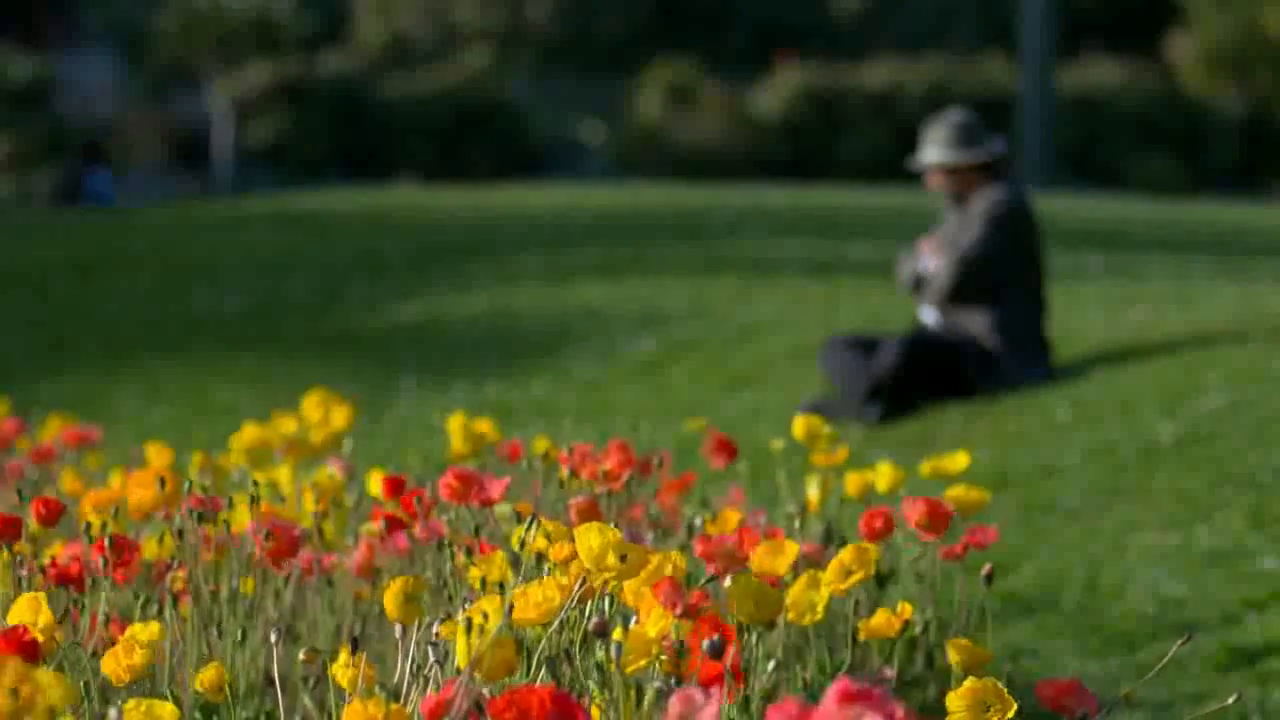
#> input picture frame 28 of aula04/video.mp4, 1280 x 720 px, given in place of IFMA_caxias.mp4, which was not available
$ python 1.py
#> lines starting #> are read from the running program, lines starting #| are printed output that depends on the picture; after the words box and inside, x2 and y2 are one past the last pixel; in counts of white or black regions, pixels touching at a corner belong together
import cv2
import numpy as np

path_video = '../aula03/IFMA_caxias.mp4'

capture = cv2.VideoCapture(path_video)

frame_width = capture.get(cv2.CAP_PROP_FRAME_WIDTH)
frame_height = capture.get(cv2.CAP_PROP_FRAME_HEIGHT)
fps = capture.get(cv2.CAP_PROP_FPS)

if not capture.isOpened():
    print("Erro ao acessar camera")
else:
    fourcc = cv2.VideoWriter_fourcc('X', 'V', 'I', 'D')
    while capture.isOpened():
        ret, frame = capture.read()
#> frame is the input picture: shape (720, 1280, 3); mean B, G, R 33, 76.4, 73.8
        if ret is True:
            frame = cv2.Canny(frame,100,300)
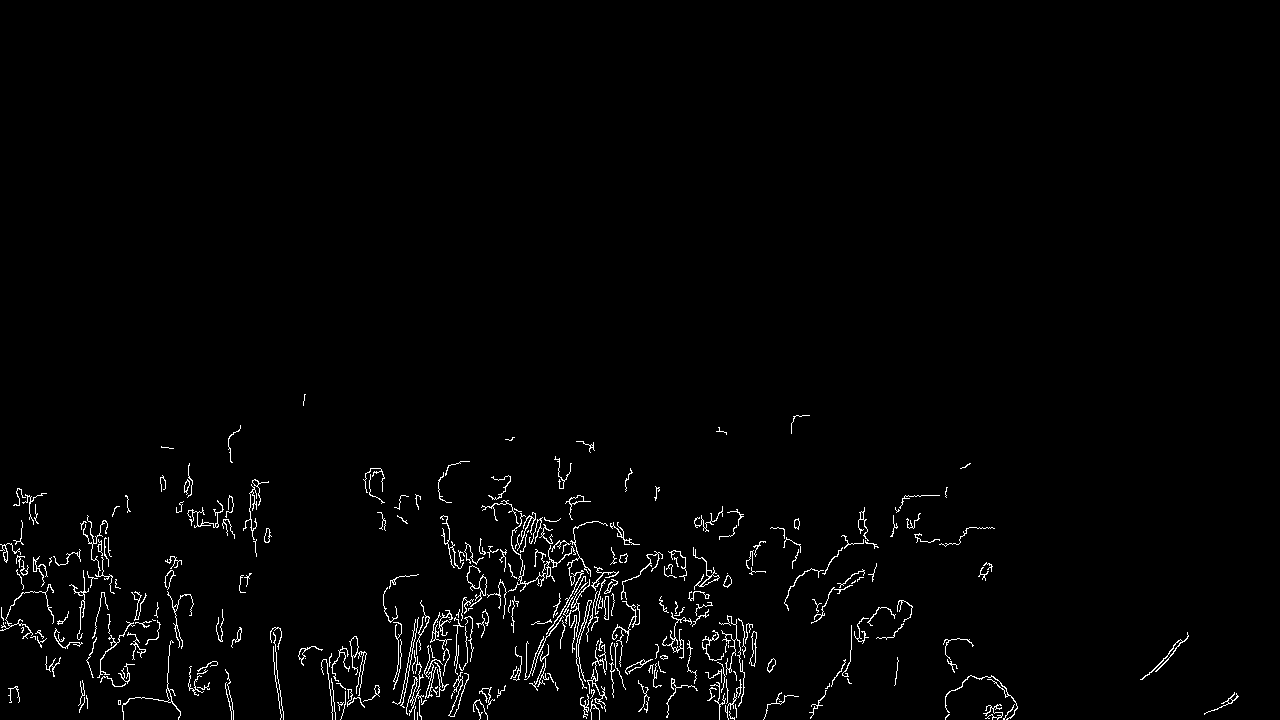
#> frame: shape (720, 1280); 1.8% white in thin lines or dots, all inside (x1, y1, x2, y2) = (0, 394, 1239, 720)

            cv2.imshow('CAMPUS CAXIAS', frame)

            if cv2.waitKey(20) & 0xFF == ord('q'):
#> (key q is pressed here)
                break

        else: break

capture.release()
cv2.destroyAllWindows()

$ run again, starting later in the video
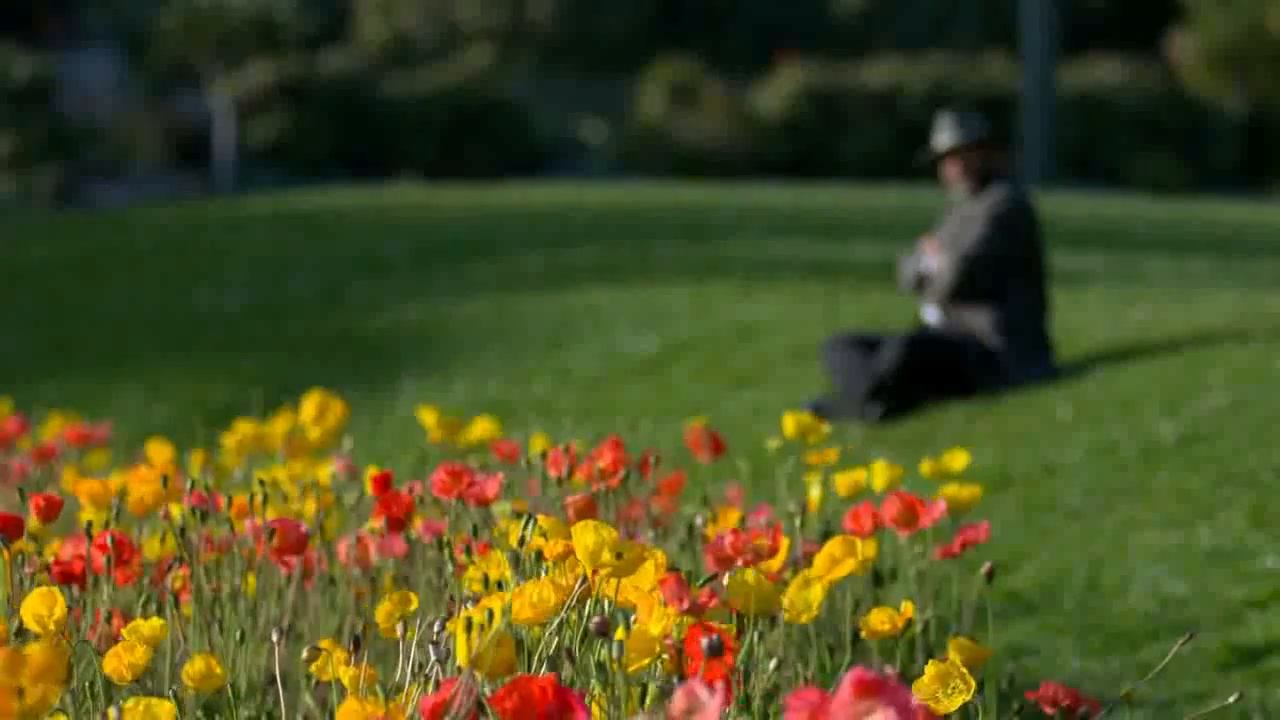
#> input picture frame 126 of aula04/video.mp4, 1280 x 720 px, given in place of IFMA_caxias.mp4, which was not available
#> frame is the input picture: shape (720, 1280, 3); mean B, G, R 33.2, 76.4, 74.6
#> `frame = cv2.Canny(frame,100,300)`:
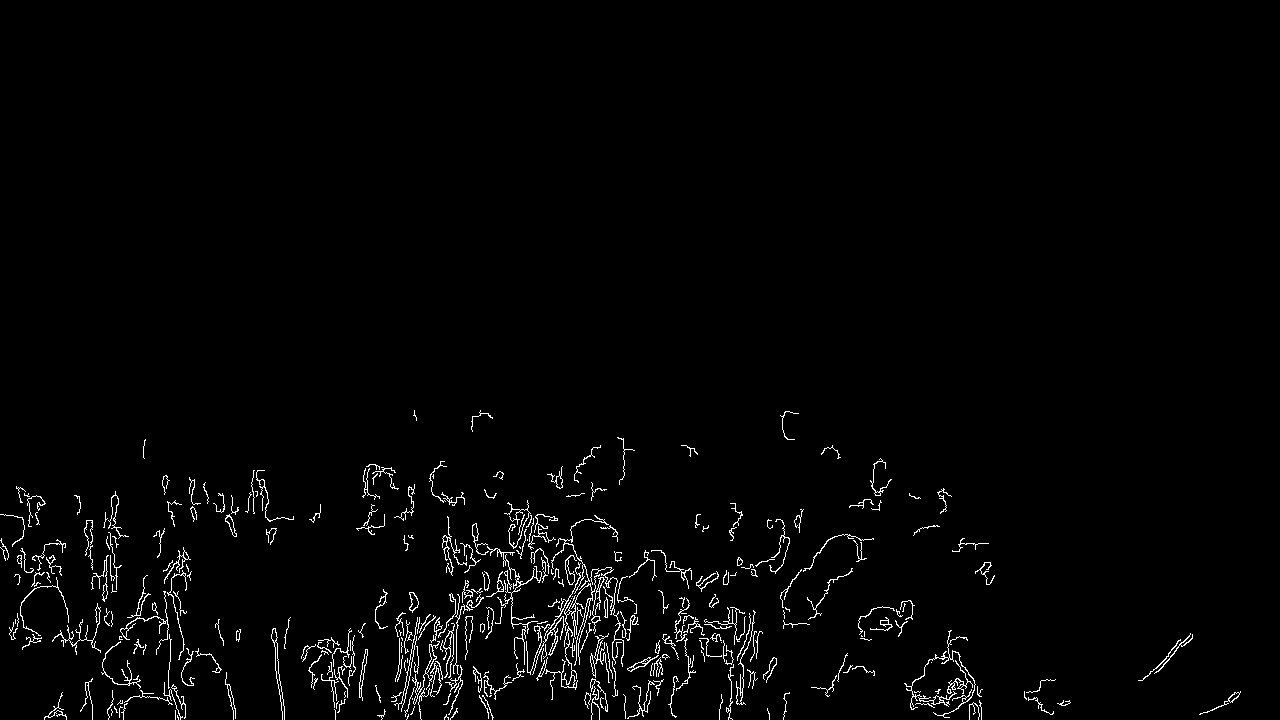
#> frame: shape (720, 1280); 2% white in thin lines or dots, all inside (x1, y1, x2, y2) = (0, 410, 1241, 720)

$ run again, starting later in the video
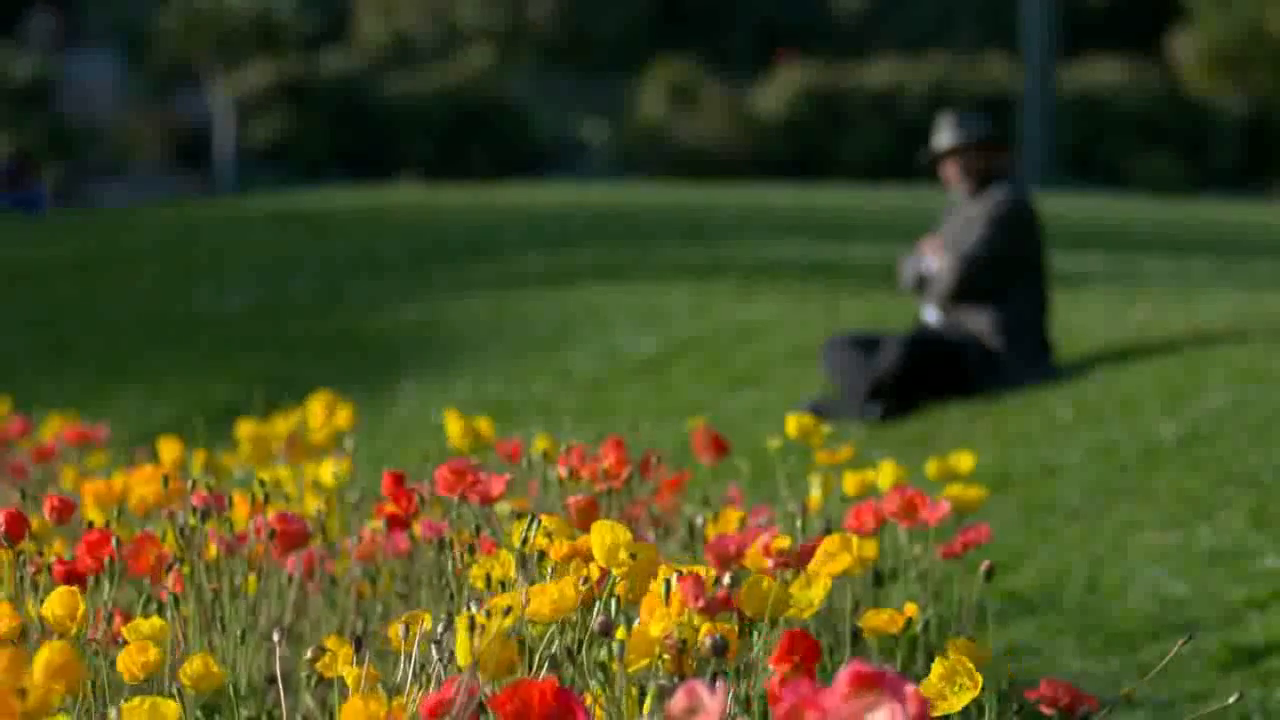
#> input picture frame 225 of aula04/video.mp4, 1280 x 720 px, given in place of IFMA_caxias.mp4, which was not available
#> frame is the input picture: shape (720, 1280, 3); mean B, G, R 32.9, 76.2, 74.2
#> `frame = cv2.Canny(frame,100,300)`:
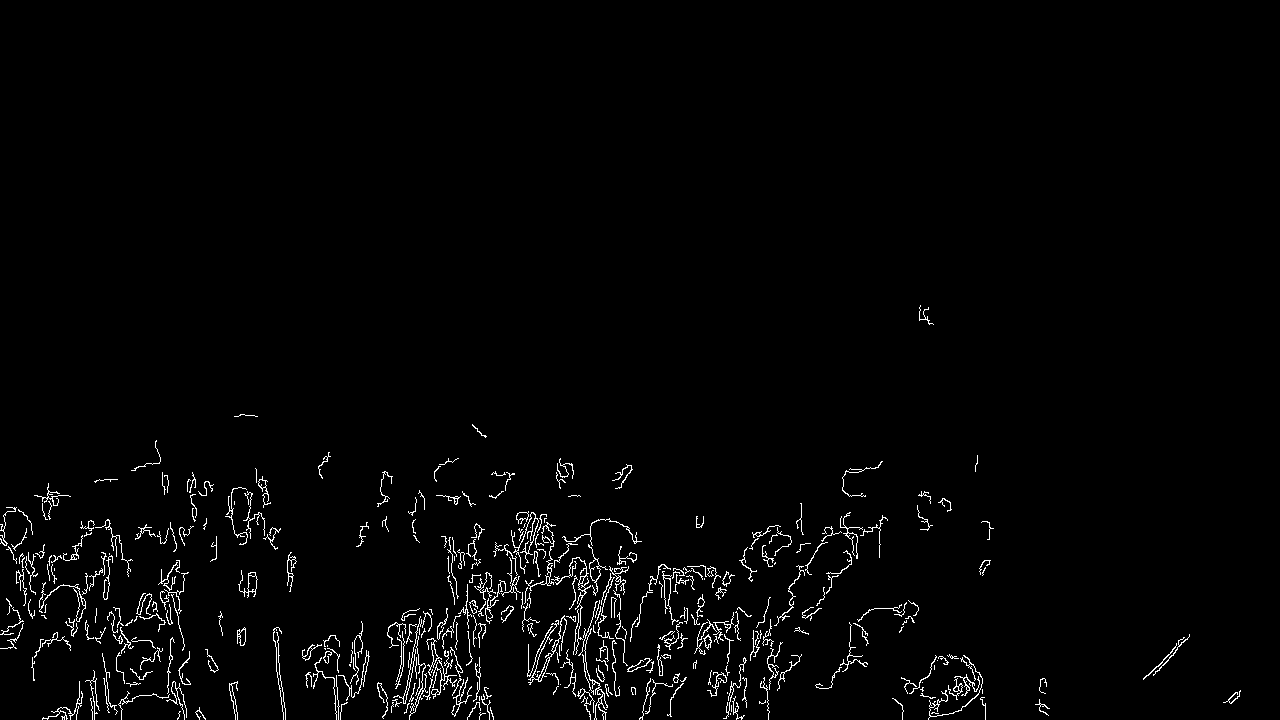
#> frame: shape (720, 1280); 2% white in thin lines or dots, all inside (x1, y1, x2, y2) = (0, 305, 1241, 720)
